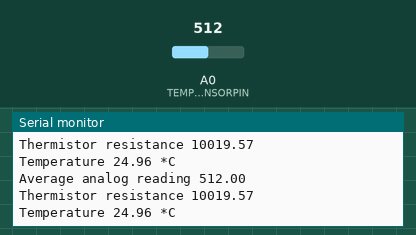
A sketch run on a simulated Arduino Uno, built with avr-gcc and run on an emulated ATmega328P. Parts: the last lines printed to the serial monitor. The inputs (shaded band) are chosen by the test bench; at power-on: A0 (TEMPSENSORPIN) = 512.

Above: at 1.2 s.
1.3 s: A0 (TEMPSENSORPIN) set to 1023
At 3.1 s:
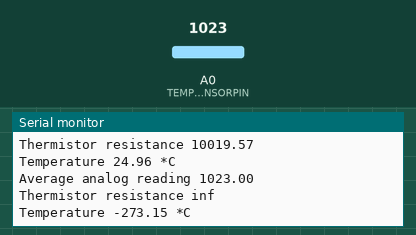
4.3 s: A0 (TEMPSENSORPIN) set to 900
At 5.2 s:
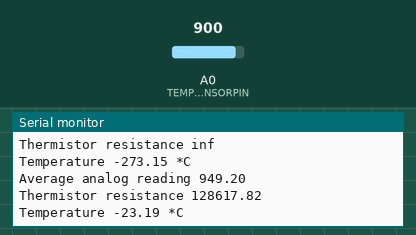
Timing chart, 0 to 7.3 s (numbered marks = the images above; inputs shaded):
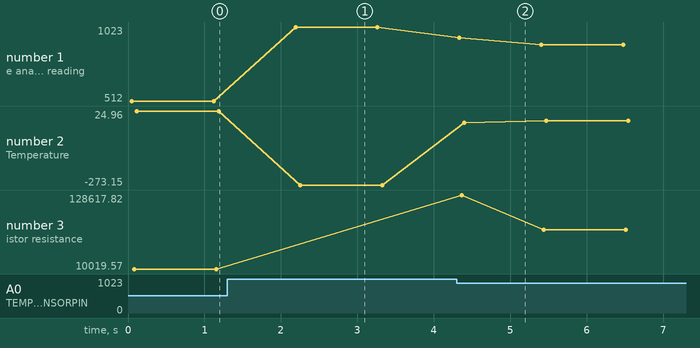

The sketch:

thermistor_test.ino
```cpp
/*
 * Carlos Castellanos
 * 2016
 *
*/

// based on code taken from: https://learn.adafruit.com/thermistor

#define TEMPSENSORPIN A0                       // analog sensor pin
#define VCC 5000                               // VCC (in millivolts)
#define NUM_THERMISTOR_SAMPLES 5               // how many samples to take and average (if using a thermistor), more takes longer but is smoother
#define THERMISTOR_FIXED_RESISTOR_VAL 10000    // the thermistor is set up as a basic voltage divider circuit so we need the value of the fixed resistor
#define THERMISTOR_RESISTANCE_NOMINAL 10000    // resistance at 25 degrees C
#define THERMISTOR_TEMPERATURE_NOMINAL 25      // temp. for nominal resistance (almost always 25 C)
#define BCOEFFICIENT 3950                      // The beta coefficient of our thermistor (usually 3000-4000)
int thermistorSamples[NUM_THERMISTOR_SAMPLES]; // array to hold the thermistor samples


void setup(void) {
  Serial.begin(9600);
}

void loop(void) {
  uint8_t i;
  float average;

  // read the analog sensor pin
  // we take a few of readings in a row and average them, this gives us more accurate results
  // take N samples in a row, with a slight delay
  for (i=0; i< NUM_THERMISTOR_SAMPLES; i++) {
    thermistorSamples[i] = analogRead(TEMPSENSORPIN);
    delay(10);
  }

  // average all the samples out
  for (i=0; i< NUM_THERMISTOR_SAMPLES; i++) {
    average += thermistorSamples[i];
  }
  average /= NUM_THERMISTOR_SAMPLES;

  Serial.print("Average analog reading ");
  Serial.println(average);

  // the thermistor is set up as a basic voltage divider circuit
  // we first need to determine the resistance of the thermistor in order to determine the temperature
  // so first convert the voltage coming from the analog pin into a resistance
  average = (1023 / average)  - 1;
  average = THERMISTOR_FIXED_RESISTOR_VAL / average; // THERMISTOR_FIXED_RESISTOR_VAL is the value of the fixed resistor (in ohms)

  Serial.print("Thermistor resistance ");
  Serial.println(average);

  // now we need to convert to temperature
  // we are using the simplified B parameter version of the Steinhart-Hart equation: https://en.wikipedia.org/wiki/Thermistor
  float waterTemp;
  waterTemp = average / THERMISTOR_RESISTANCE_NOMINAL;          // (R/Ro)
  waterTemp = log(waterTemp);                                   // ln(R/Ro)
  waterTemp /= BCOEFFICIENT;                                    // 1/B * ln(R/Ro)
  waterTemp += 1.0 / (THERMISTOR_TEMPERATURE_NOMINAL + 273.15); // + (1/To)
  waterTemp = 1.0 / waterTemp;                                  // Invert
  waterTemp -= 273.15;                                          // convert to C

  Serial.print("Temperature ");
  Serial.print(waterTemp);
  Serial.println(" *C");

  delay(1000);
}
```

Measured:
- after the input at 1.3 s, the serial monitor: prints a new line after 0.89 s (image 1)
- after the input at 4.3 s, the serial monitor: prints a new line at once (image 2)
- plotted number 1: 512 → 1023 after the input at 1.3 s, 1023 → 900 after the input at 4.3 s
- plotted number 2: 24.96 → -273.15 after the input at 1.3 s, -273.15 → -13.94 after the input at 4.3 s
- plotted number 3: 10019.57 → 73170.74 after the input at 4.3 s
